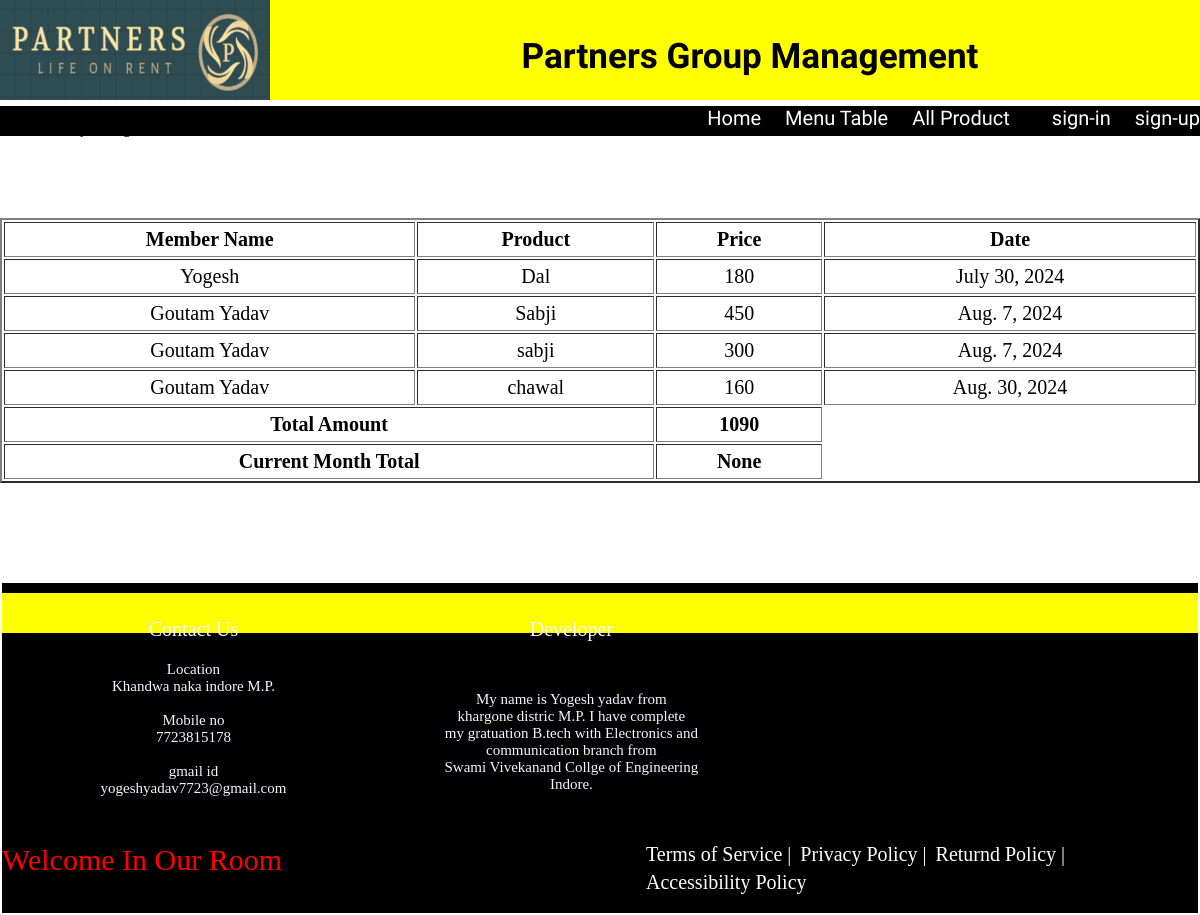
Page /all_entry/ on the earlier database version.
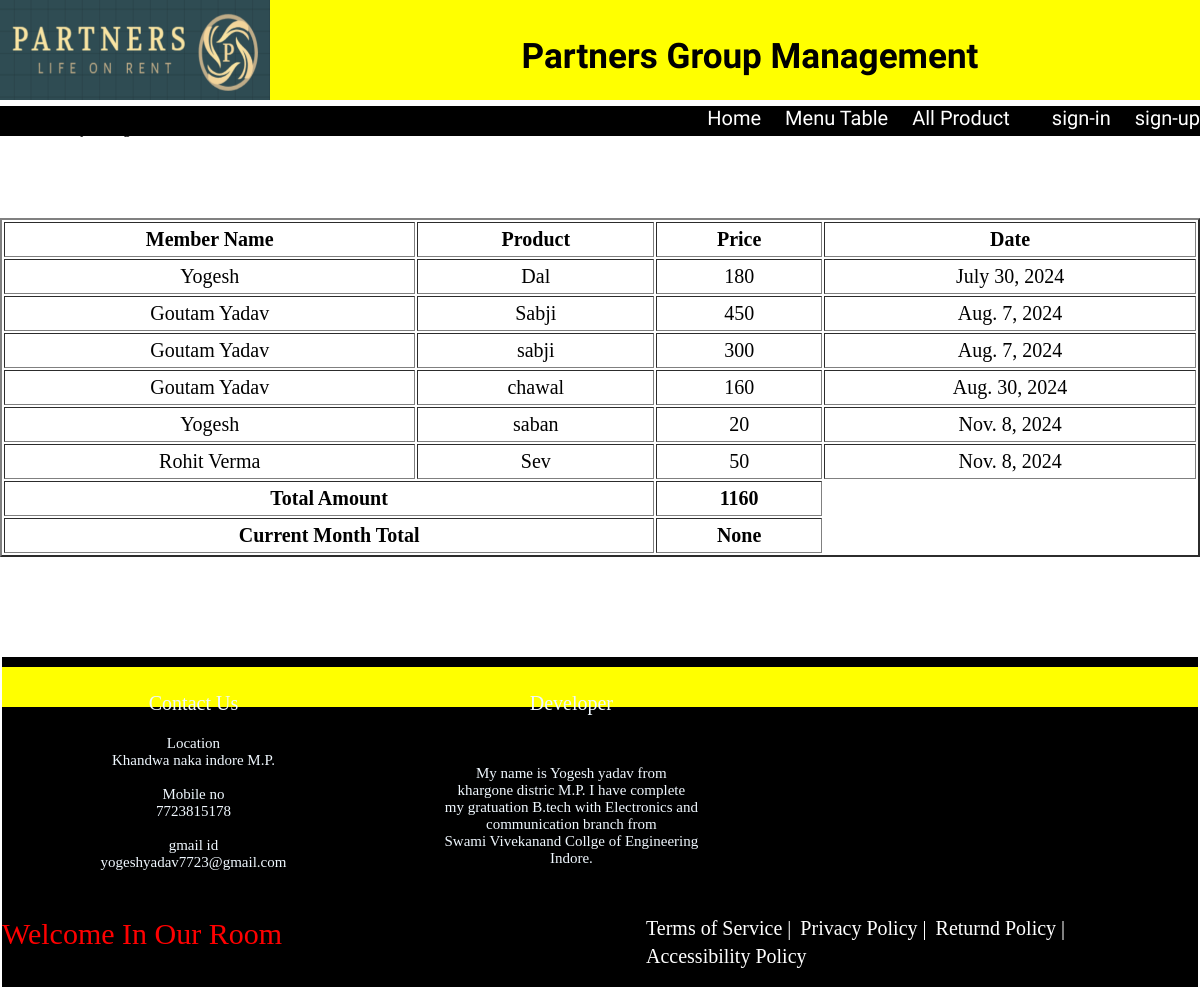
Same page on the later database version.
### app1/models.py (models this page shows, shortened)
class Product(models.Model):
    user = models.ForeignKey(User,on_delete=models.CASCADE,max_length=50,related_name='member')
    item = models.CharField(max_length=100)
    price = models.IntegerField()
    date = models.DateField(default=timezone.now)

### app1/views.py (the view)
# urls.py: path('all_entry/',views.all_product),
def all_product(request):
    data = Product.objects.all()
    total = Product.objects.aggregate(total_amount=Sum('price'))
    current = Product.objects.filter(date=datetime.today()).aggregate(current_month = Sum('price'))
    return render(request,'table.html',{'data':data,'total':total,'current':current})

### app1/templates/table.html (shortened to what this page needs)
{% extends "base.html" %}
{% load static %}
{% block contaner %}
          <h5><ul><li>Grocery Management</li></ul></h5>
          <table border='2px' cellspacing='' cellpadding='' >
            <tr>
               <th>Member Name</th>
               <th>Product</th>
               <th>Price</th>
               <th>Date</th>
            </tr>
            <tr>
               {% for i in data %}
               <td>{{i.user}}</td>
               <td>{{i.item}}</td>
               <td>{{i.price}}</td>
               <td>{{i.date}}</td>
            </tr>
            {% endfor %}
            <tr>
               <th colspan='2'>Total Amount</th>
               <th>{{total.total_amount}}</th>
            </tr>
            <tr>
               <th colspan='2'>Current Month Total</th>
               <th>{{current.current_month}}</th>
            </tr>
            </table>
{% endblock %}

Differences in the rows shown:
added Product: user "Yogesh", item "saban", price "20", date "Nov. 8, 2024"
added Product: user "Rohit Verma", item "Sev", price "50", date "Nov. 8, 2024"
Other differences:
{{ total.total_amount }}: "1090" → "1160"
